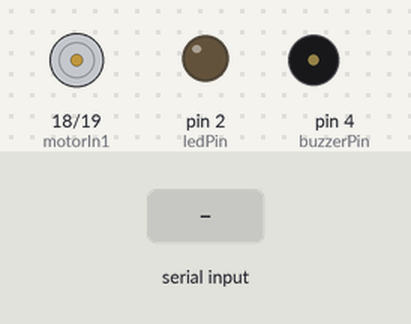
A sketch run on a simulated Arduino Uno, built with avr-gcc and run on an emulated ATmega328P. Parts: motor-driver pin pairs drawn as motors (green arrow = first pin HIGH = forward, orange = second pin HIGH = backward, longer = more drive), output pins drawn as LEDs (lit = HIGH), buzzer (waves = sounding, pin HIGH). Dashed ring = blinking. The inputs (shaded band) are chosen by the test bench.

Above: at 1.2 s.
1.3 s: "1" received over Serial
At 1.4 s:
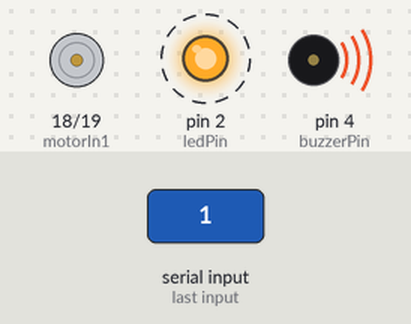
4.3 s: "0" received over Serial
At 5.3 s:
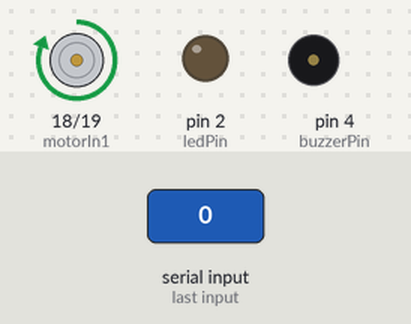
Timing chart, 0 to 7.3 s (numbered marks = the images above; inputs shaded):
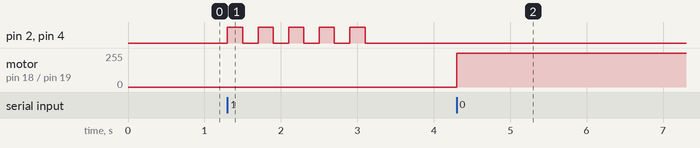

The sketch:

v1arduino.ino
```cpp
// --- PIN DEFINITIONS ---
const int ledPin = 2;       // LED
const int buzzerPin = 4;    // Buzzer
const int motorIn1 = 18;    // Motor Controller IN1 (Forward)
const int motorIn2 = 19;    // Motor Controller IN2 (Backward)

void setup() {
  Serial.begin(9600);

  // Configure the pins as outputs
  pinMode(ledPin, OUTPUT);
  pinMode(buzzerPin, OUTPUT);
  pinMode(motorIn1, OUTPUT);
  pinMode(motorIn2, OUTPUT);

  // Ensure all components are turned OFF at startup
  digitalWrite(ledPin, LOW);
  digitalWrite(buzzerPin, LOW);
  digitalWrite(motorIn1, LOW);
  digitalWrite(motorIn2, LOW);
}

void loop() {
  if (Serial.available() > 0) {
    char incomingSignal = Serial.read();

    // --- DROWSINESS DETECTED ---
    if (incomingSignal == '1') {

      // 1. Turn Motor ON
      digitalWrite(motorIn1, LOW);
      digitalWrite(motorIn2, LOW);

      // 2. Blink LED and High Beep Buzzer for ~2 seconds
      // Loops 5 times (200ms ON + 200ms OFF = 400ms per loop * 5 = 2000ms / 2 seconds)
      for (int i = 0; i < 5; i++) {
        digitalWrite(ledPin, HIGH);
        digitalWrite(buzzerPin, HIGH);
        delay(200);                    // ON for 200 milliseconds

        digitalWrite(ledPin, LOW);
        digitalWrite(buzzerPin, LOW);
        delay(200);                    // OFF for 200 milliseconds
      }

      // 3. Clear out the Serial Buffer
      // Since Python kept sending data during our 2-second delay,
      // we throw away the old data so the system doesn't lag.
      while (Serial.available() > 0) {
        Serial.read();
      }
    }

    // --- USER IS AWAKE ---
    else if (incomingSignal == '0') {
      // 1. Turn LED and Buzzer OFF
      digitalWrite(ledPin, LOW);
      digitalWrite(buzzerPin, LOW);

      // 2. Motor Brake (Setting both LOW stops it,
      // setting both HIGH applies an electronic "hard brake")
      digitalWrite(motorIn1, HIGH);
      digitalWrite(motorIn2, LOW);
    }
  }
}
```

Measured:
- after the input at 1.3 s, pin 2 (ledPin), pin 4 (buzzerPin): alternates HIGH for 0.20 s and LOW for 0.20 s, 10 changes in all, then stays LOW, starting at once
- after the input at 4.3 s, motor on pin 18 (motorIn1) / pin 19 (motorIn2): stopped → forward 255/255 at once
